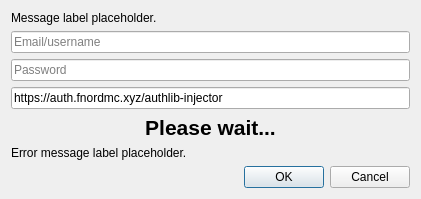
<?xml version="1.0" encoding="UTF-8"?>
<ui version="4.0">
 <class>AuthlibInjectorLoginDialog</class>
 <widget class="QDialog" name="AuthlibInjectorLoginDialog">
  <property name="geometry">
   <rect>
    <x>0</x>
    <y>0</y>
    <width>421</width>
    <height>198</height>
   </rect>
  </property>
  <property name="sizePolicy">
   <sizepolicy hsizetype="Fixed" vsizetype="Fixed">
    <horstretch>0</horstretch>
    <verstretch>0</verstretch>
   </sizepolicy>
  </property>
  <property name="windowTitle">
   <string>Add Account</string>
  </property>
  <layout class="QVBoxLayout" name="verticalLayout">
   <item>
    <widget class="QLabel" name="label">
     <property name="text">
      <string notr="true">Message label placeholder.</string>
     </property>
     <property name="textFormat">
      <enum>Qt::RichText</enum>
     </property>
     <property name="textInteractionFlags">
      <set>Qt::LinksAccessibleByKeyboard|Qt::LinksAccessibleByMouse|Qt::TextBrowserInteraction|Qt::TextSelectableByKeyboard|Qt::TextSelectableByMouse</set>
     </property>
     <property name="openExternalLinks">
      <bool>true</bool>
     </property>
    </widget>
   </item>
   <item>
    <widget class="QLineEdit" name="userTextBox">
     <property name="placeholderText">
      <string>Email/username</string>
     </property>
    </widget>
   </item>
   <item>
    <widget class="QLineEdit" name="passTextBox">
     <property name="echoMode">
      <enum>QLineEdit::Password</enum>
     </property>
     <property name="placeholderText">
      <string>Password</string>
     </property>
    </widget>
   </item>
   <item>
    <widget class="QLineEdit" name="authlibInjectorTextBox">
     <property name="placeholderText">
       <string>https://example.com/authlib-injector</string>
     </property>
     <property name="text">
       <string>https://auth.fnordmc.xyz/authlib-injector</string>
     </property>
    </widget>
   </item>
    <item>
    <widget class="QLabel" name="loadingLabel">
      <property name="font">
      <font>
        <pointsize>16</pointsize>
        <weight>75</weight>
        <bold>true</bold>
      </font>
      </property>
      <property name="text">
      <string>Please wait...</string>
      </property>
      <property name="alignment">
      <set>Qt::AlignCenter</set>
      </property>
      <property name="wordWrap">
      <bool>true</bool>
      </property>
    </widget>
   </item>
   <item>
    <widget class="QLabel" name="errorMessage">
     <property name="text">
      <string notr="true">Error message label placeholder.</string>
     </property>
     <property name="textFormat">
      <enum>Qt::RichText</enum>
     </property>
     <property name="textInteractionFlags">
      <set>Qt::LinksAccessibleByKeyboard|Qt::LinksAccessibleByMouse|Qt::TextBrowserInteraction|Qt::TextSelectableByKeyboard|Qt::TextSelectableByMouse</set>
     </property>
     <property name="openExternalLinks">
      <bool>true</bool>
     </property>
    </widget>
   </item>
   <item>
    <widget class="QDialogButtonBox" name="buttonBox">
     <property name="orientation">
      <enum>Qt::Horizontal</enum>
     </property>
     <property name="standardButtons">
      <set>QDialogButtonBox::Cancel|QDialogButtonBox::Ok</set>
     </property>
    </widget>
   </item>
  </layout>
 </widget>
 <resources/>
 <connections/>
</ui>
